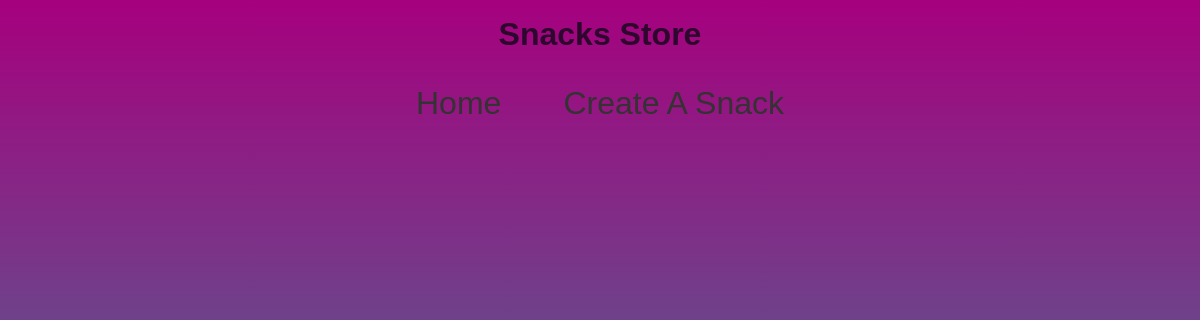
/, run on an earlier commit of the app's database.
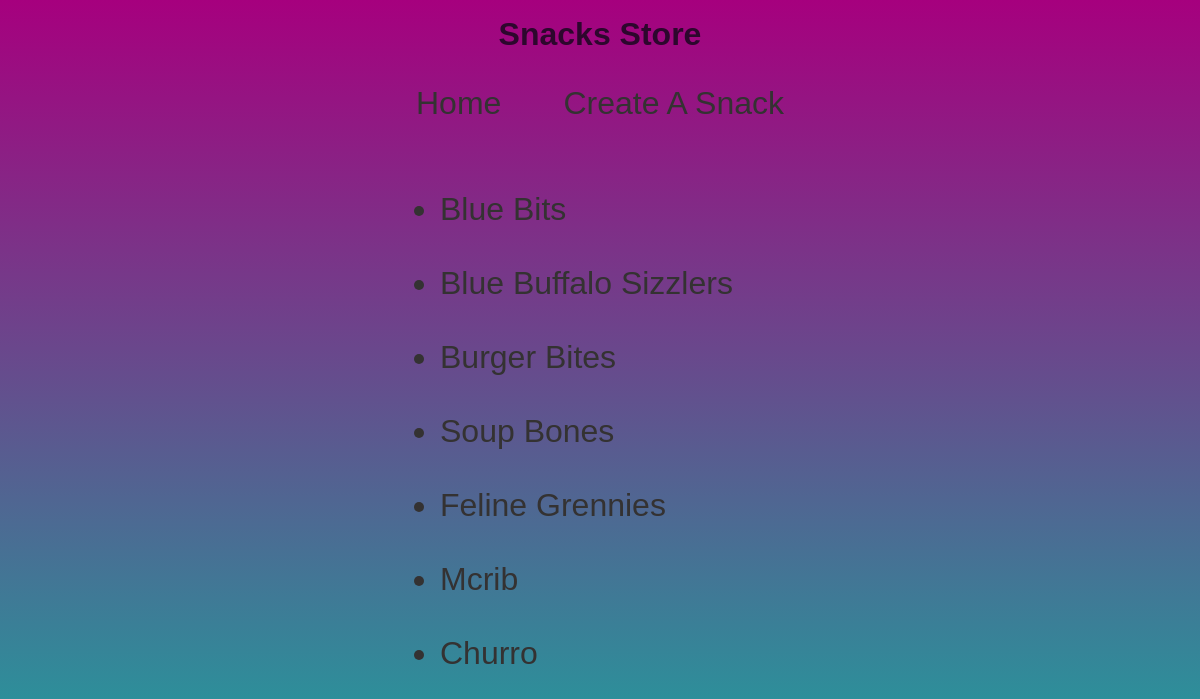
And on a later commit of the database.
### snacks/models.py (models this page shows, shortened)
class Snack(models.Model):
    title = models.CharField(max_length=64)
    description = models.TextField(default="")
    purchaser = models.ForeignKey(get_user_model(), on_delete=models.CASCADE)
    created = models.DateTimeField(auto_now_add=True, blank=True)

### snacks/views.py (the view)
# urls.py: path('', SnackListView.as_view(), name='list_snack'),
class SnackListView(ListView):
    template_name = 'snack-list.html'
    model = Snack

### templates/snack-list.html
{% extends 'base.html' %}
{% block content %}
<ul>
    {% for snack in object_list %}
    <a href="{% url 'detail_snack' snack.pk %}">
        <li>{{ snack.title }}</li>
    </a>
    {% endfor %}
</ul>
{% endblock content %}

### templates/base.html (shortened to what this page needs)
{% load static %}
<!DOCTYPE html>
<html lang="en">
<head>
    <link rel="stylesheet" href="{% static 'style.css' %}">
</head>
<body>
    <main>
        <header>
            <h1>Snacks Store</h1>
        </header>
        <nav>
            <a href="{% url 'list_snack' %}">Home</a>
            <a href="{% url 'create_snack' %}">Create A Snack</a>
        </nav>
        <div>
            {% block content %}{% endblock content %}
        </div>
    </main>
</body>
</html>

### static/style.css (style rules this page uses)
body { background: rgb(166, 0, 126); background: linear-gradient(180deg, rgba(166, 0, 126, 1) 0%, rgba(24, 168, 159, 1) 100%); color: rgb(33, 32, 32); font-family: Optima, sans-serif; }
header { margin: auto; width: 400px; }
h1 { text-align: center; color: rgb(45, 7, 45); margin: 1rem; }
nav { width: 400px; margin-left: auto; margin-right: auto; margin-top: 1rem; margin-bottom: 1rem; display: flex; justify-content: space-between; }
main { height: 100vh; }
a { text-decoration: none; font-size: 2rem; color: rgb(52, 50, 50); margin: 1rem; }
div { margin: auto; width: 400px; }

What changed in the data, as far as the page shows it:
added Snack: title "Blue Bits"
added Snack: title "Blue Buffalo Sizzlers"
added Snack: title "Burger Bites"
added Snack: title "Soup Bones"
added Snack: title "Feline Grennies"
added Snack: title "Mcrib"
added Snack: title "Churro"
